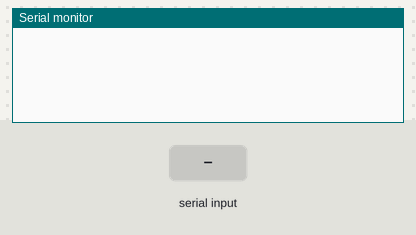
Bench run of a sketch on a simulated Arduino Uno, built with avr-gcc and run on an emulated ATmega328P. Parts: the last lines printed to the serial monitor. Inputs (shaded band) come from the test bench. WiFi joins after 1.5 s; servers stay silent unless stated.

Above: at 1.2 s.
1.3 s: "," received over Serial
At 1.7 s:
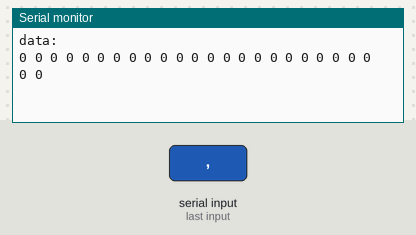
2.8 s: "90,45\n" received over Serial
At 3.6 s:
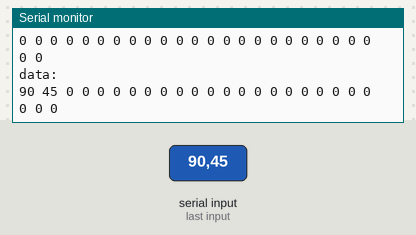

The sketch:

GROZA-O_CONTROL-MODULE_COMPLETED_ENC28J60_uipethernet_FINAL.ino
```cpp
#include <UIPEthernet.h>
#include <SPI.h>
//enc28j60 module. USE PC NETWORK OPTIONS
static uint8_t mac[] = { 0xDE, 0xAD, 0xBE, 0xEF, 0xFE, 0xEE };
const static IPAddress localIP(192,168,5,25);
unsigned int localPort = 8995;

//USRP
IPAddress remoteIP(192,168,5,3);
unsigned int remotePort = 25000;

uint16_t package[25]; //data for transmission
EthernetUDP udp;
int op = 1;

void setup() {
  // Open serial communications and wait for port to open:
  Serial.begin(115200);
  Serial.setTimeout(10);
  //Serial.println("Initializing COM...");
  Ethernet.begin(mac,localIP);
  udp.begin(localPort);

  //print configuration parameters
  /*
  Serial.println("Network configuration:");
  Serial.println("-------------USRP-------------");
  Serial.print("remoteIP: ");
  Serial.println((char *)ipDestination);
  Serial.print("remotePort: ");
  Serial.println(remotePort);
  Serial.println("-------------W5500(PC)-------------");
  Serial.print("localIP: ");
  Serial.println((char *)ip);
  Serial.print("localPort: ");
  Serial.println(localPort);
  */
}

int hop = 0;

void loop() {
  if (Serial.available() > 0) {
    String recv = Serial.readString();
    String str;
    int k = 0;
    for (int i = 0; i < recv.length();i++)
    {
      if (recv[i] != ' ' && recv[i] != '[' && recv[i] != ']')
      {
        str += recv[i];
        k++;
      }
    }
    str += ",";

    String temp = "";
    int index = 0, h = 0;

    for (int i = 0; i < str.length(); i++)
    {
      if (str[i] == ',')
      {
        package[index] = temp.toInt();

        h = 0;
        temp = "";
        index++;
      }
      else
      {
        temp += str[i];
        h++;
      }
    }

    Serial.println("\ndata:");

    for(int i = 0; i < sizeof(package)/sizeof(package[0]); i++)
    {
      Serial.print(package[i]);
      Serial.print(" ");
    }
    Serial.println("");
//костыль только для enc и этой библиотеки
      if (op == 1)
      {
        op = 0;
        for (int i = 0; i < 15;i++)
        {
          udp.beginPacket(remoteIP,remotePort);
          udp.write((const char *)package, sizeof(package));
          udp.endPacket();
          delay(100);
        }
      }
      //
    udp.beginPacket(remoteIP,remotePort);
    udp.write((const char *)package, sizeof(package));
    udp.endPacket();
  }
}
```

Measured:
- after the input at 1.3 s, the serial monitor: prints a new line at once (image 1)
- after the input at 2.8 s, the serial monitor: prints a new line at once (image 2)
